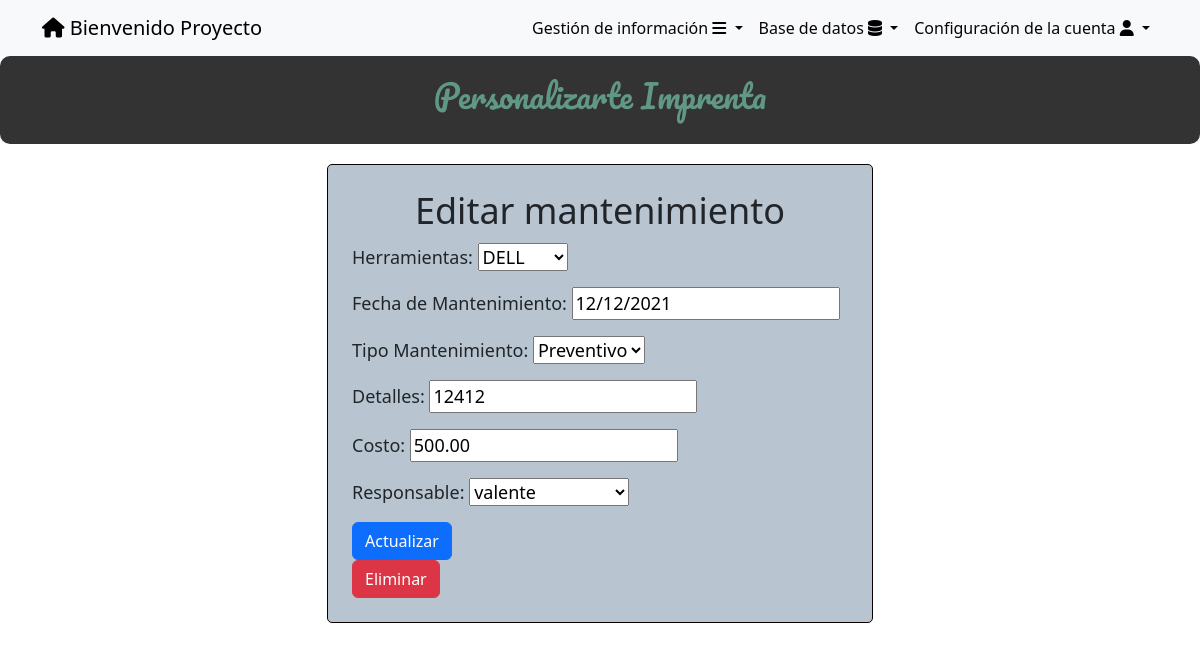
The page /mantenimiento/1/ (signed in) on the database its author committed.
### tasks/models.py (models this page shows, shortened)
class Mantenimiento(models.Model):
    idHerramienta = models.ForeignKey(Herramienta,on_delete=models.CASCADE,null=True,blank=True)
    fechaMantenimineto = models.DateField(blank=True,null=True)
    PREVENTIVO = 'Preventivo'
    CORRECTIVO = 'Correctivo'
    PREDICTIVO = 'Predictivo'
    ESTADO_CHOICES = [
        (PREVENTIVO, 'Preventivo'),
        (CORRECTIVO, 'Correctivo'),
        (PREDICTIVO, 'Predictivo'),
    ]
    tipoMantenimiento = models.CharField(max_length=100,null=True,blank=True,choices=ESTADO_CHOICES)
    detalles = models.CharField(max_length=100,null=True,blank=True)
    costo = models.DecimalField(max_digits=10, decimal_places=2, blank=True, null=True)
    responsable = models.ForeignKey(User, on_delete=models.CASCADE, null=True, blank=True, related_name='responsable_mantenimientos')
    user = models.ForeignKey(User, on_delete=models.CASCADE, blank=True, null=True, related_name='creador_mantenimientos')

### tasks/views.py (the view)
# urls.py: path('mantenimiento/<int:mantenimiento_id>/', views.mantenimiento_detail,name='mantenimiento_detail'),
@login_required
def mantenimiento_detail(request, mantenimiento_id):
    mantenimiento = get_object_or_404(Mantenimiento, pk=mantenimiento_id)
    if request.user.is_superuser:
        form = MantenimientoForm(instance=mantenimiento)
    else:
        if mantenimiento.user != request.user:
            return HttpResponseForbidden("No tienes permiso para acceder a esta página.")
        form = MantenimientoForm(instance=mantenimiento)
    if request.method == 'POST':
        form = MantenimientoForm(request.POST, instance=mantenimiento)  # Pasar instance=cliente para actualizar el cliente existente
        if form.is_valid():
            form.save()
            return redirect('mantenimiento')
    return render(request, 'mantenimiento_detail.html', {
        'mantenimiento': mantenimiento,
        'form': form
    })

### tasks/forms.py
class MantenimientoForm(ModelForm):
    class Meta:
        model = Mantenimiento
        fields = ['idHerramienta','fechaMantenimineto','tipoMantenimiento','detalles','costo','responsable',]
        labels = {
            'idHerramienta':'Herramientas',
            'fechaMantenimineto':'Fecha de Mantenimiento',
            'tipoMantenimiento':'Tipo Mantenimiento',
            'detalles':'Detalles',
            'costo':'Costo',
            'responsable':'Responsable'
        }

### tasks/models.py (called while the page is built)
    def __str__(self):
        return self.marca

### tasks/templates/mantenimiento_detail.html (shortened to what this page needs)
{% extends 'base.html' %}
{% block content %}
<head>
</head>
<body> <center>
    <div class="feature-box">
        <h2>Personalizarte Imprenta</h2>
    </div>
</center>
    <div class="container">
        <div class="row justify-content-center">
            <div class="col-md-6">
                <div class="custom-form-container p-4">
                    <center>
                        <h1>Editar mantenimiento</h1>
                    </center>
                    <form method="post">
                        {{ form.as_p }}
                        <button class="btn btn-primary">
                            Actualizar
                        </button>
                    </form>
                    {% if user.is_superuser  %}
                    <form id="deleteForm" method="post" action="{% url 'delete_mantenimiento' mantenimiento.id %}">
                        <button class="btn btn-danger" type="button" onclick="confirmDelete()">Eliminar</button>
                    </form>
                {% endif %}
                </div>
            </div>
        </div>
    </div>
</body>
{% endblock %}

### tasks/templates/base.html (shortened to what this page needs)
<!DOCTYPE html>
<html lang="en">
<head>
    <link rel="stylesheet" href="https://cdn.jsdelivr.net/npm/bootstrap@5.3.2/dist/css/bootstrap.min.css">
    <link rel="stylesheet" href="https://cdnjs.cloudflare.com/ajax/libs/font-awesome/6.4.2/css/all.min.css">
    <link rel="stylesheet" href="https://cdn.jsdelivr.net/npm/bootstrap@5.3.2/dist/css/bootstrap.min.css">
</head>
<body>
    <nav class="navbar navbar-expand-lg bg-body-tertiary">
        <div class="container">
            {% if user.is_authenticated %}
            <a class="navbar-brand" href="/" id="uno"> <i class="fa-solid fa-house" style="color: #000000;"></i>
                Bienvenido {{user.username}}</a>
            {% endif %}
            {% if user.is_authenticated %}
            <div class="collapse navbar-collapse" id="navbarSupportedContent">
                <ul class="navbar-nav ms-auto">
                    <li class="nav-item dropdown">
                        <a class="nav-link dropdown-toggle" href="#" role="button" data-bs-toggle="dropdown"
                            aria-expanded="false">
                            Gestión de información <i class="fa-solid fa-bars" style="color: #00040b;"></i>
                        </a>
                    </li>
                    {% if user.is_superuser %}
                    <li class="nav-item dropdown">
                        <a class="nav-link dropdown-toggle" href="#" role="button" data-bs-toggle="dropdown"
                            aria-expanded="false">
                            Base de datos <i class="fa-solid fa-database" style="color: #000000;"></i>
                        </a>
                        {% endif %}
                    <li class="nav-item dropdown">
                        <a class="nav-link dropdown-toggle" href="#" role="button" data-bs-toggle="dropdown"
                            aria-expanded="false">
                            Configuración de la cuenta <i class="fa-solid fa-user" style="color: #000000;"></i>
                        </a>
            {% endif %}
        </div>
    </nav>
</body>
</html>
{% block content %}
{% endblock %}

### tasks/templates/base.html (style rules this page uses)
.nav-link { display: block; text-decoration: none; color: #080404; padding: 5px; }

### tasks/templates/mantenimiento_detail.html (style rules this page uses)
.custom-form-container { background-color: #f8f9fa; border: 1px solid #2d0e0e; border-radius: 5px; padding: 10px; margin-top: 20px; margin-bottom: 20px; }
.custom-form-container { background-color: #b8c5d1; border: 1px solid #0b0101; border-radius: 5px; }
.feature-box { background-color: rgba(0, 0, 0, 0.8); color: white; padding: 20px; text-align: center; border-radius: 10px; transition: transform 0.3s ease; }
h1 { font-size: 36px; margin-bottom: 10px; }
h2 { font-family: 'Pacifico', cursive; color: rgb(97, 152, 133); font-size: 32px; margin-bottom: 10px; }
p { font-size: 18px; }

### rows shown on the page
Mantenimiento: idHerramienta "DELL", fechaMantenimineto "12/12/2021", tipoMantenimiento "Preventivo", detalles "12412", costo "500.00", responsable "valente"

### other values the page prints
{{ user.username }} "Proyecto"
